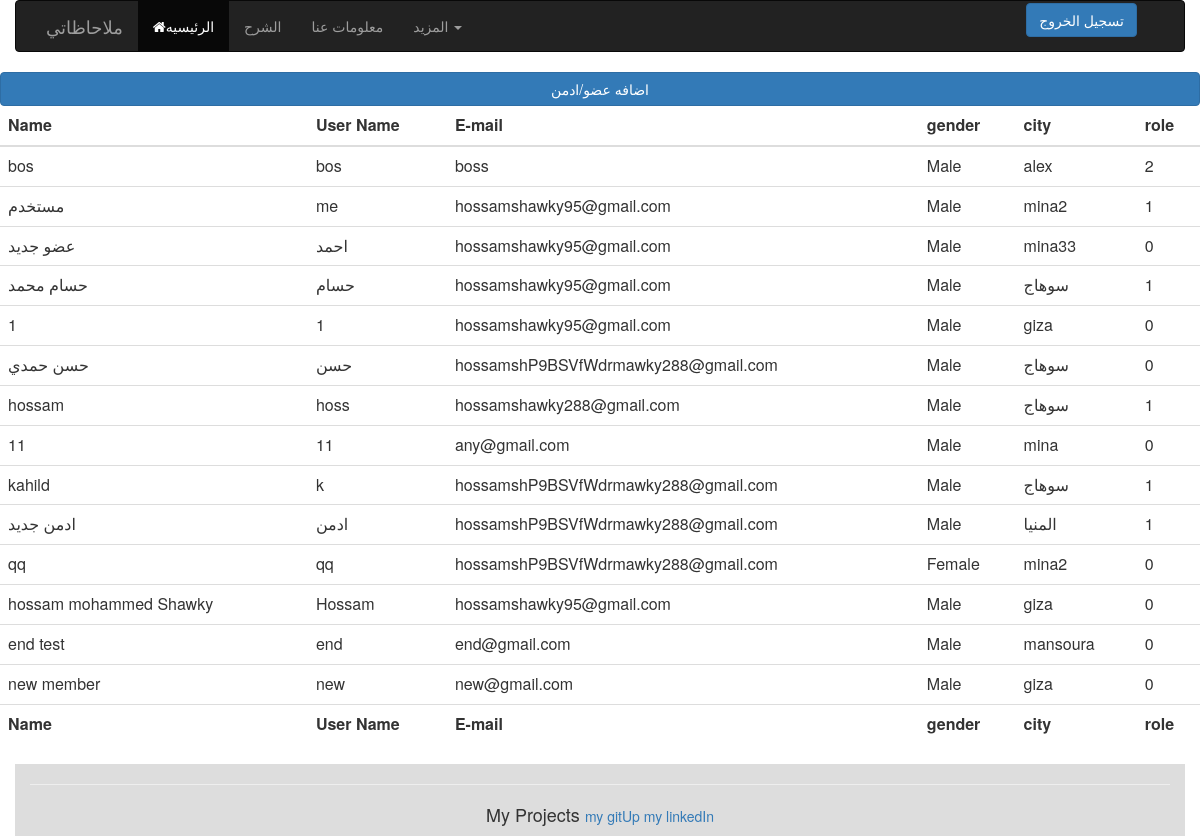
The page /admin/dashbord.php (signed in) on the database its author committed.
### tables this page shows
CREATE TABLE `users` (
  `user_id` int(11) NOT NULL,
  `name` varchar(255) NOT NULL,
  `user_name` varchar(255) NOT NULL,
  `password` varchar(20) NOT NULL,
  `email` varchar(50) NOT NULL,
  `gender` enum('Male','Female') NOT NULL,
  `city` varchar(100) NOT NULL,
  `role` int(1) NOT NULL DEFAULT '0'
);

### admin/dashbord.php (the view, shortened to what this page needs)
<?php
include '../include/nav.php';
if(isset($_SESSION['adminid']))
{
include '../include/connection.php';
echo "<a href='regist.php'><button class='btn btn-primary'>اضافه عضو/ادمن</button></a>";
$sql = $con->prepare("SELECT * FROM users");
$sql->execute();
$rows = $sql->fetchAll();
$count = $sql->rowCount();
if($count>0 && $_SESSION['adminrole'] == 2){
echo "
<table class='table'>
<thead>
	<th>Name</th>
	<th>User Name</th>
	<th>E-mail</th>
	<th>gender</th>
	<th>city</th>
	<th>role</th>
	<th>تحديث</th>
	<th>حذف</th>
</thead>
<tbody> ";
foreach($rows as $row)
{
echo "<tr>";
echo "<td>".$row['name']."</td>";
echo "<td>".$row['user_name']."</td>";
echo "<td>".$row['email']."</td>";
echo "<td>".$row['gender']."</td>";
echo "<td>".$row['city']."</td>";
echo "<td>".$row['role']."</td>";
echo "<td>"."<a href='updateuser.php?user_id=$row[user_id]'>تحديث</a>"."</td>";
echo "<td>"."<a href='deleteuser.php?id=$row[user_id]'>حذف</a>"."</td></tr>";
}
echo "</tbody>";
echo "
<tfoot>
	<th>Name</th>
	<th>User Name</th>
	<th>E-mail</th>
	<th>gender</th>
	<th>city</th>
	<th>role</th>
	<th>تحديث</th>
	<th>حذف</th>
</tfoot>
</table>";
}
elseif($count>0 && $_SESSION['adminrole'] == 1){
echo "
<table class='table'>
<thead>
	<th>Name</th>
	<th>User Name</th>
	<th>E-mail</th>
	<th>gender</th>
	<th>city</th>
	<th>role</th>
</thead>
<tbody> ";
foreach($rows as $row)
{
echo "<tr>";
echo "<td>".$row['name']."</td>";
echo "<td>".$row['user_name']."</td>";
echo "<td>".$row['email']."</td>";
echo "<td>".$row['gender']."</td>";
echo "<td>".$row['city']."</td>";
echo "<td>".$row['role']."</td>";
}
echo "</tbody>";
echo "
<tfoot>
	<th>Name</th>
	<th>User Name</th>
	<th>E-mail</th>
	<th>gender</th>
	<th>city</th>
	<th>role</th>
</tfoot>
</table>";
}
else
{
	echo "<h2 style='color:red'>NO Data Found!</h2>";
}
}
?>
<?php
include '../include/footer.php';
?>

### include/nav.php (shortened to what this page needs)
 <link rel="stylesheet" href="https://cdnjs.cloudflare.com/ajax/libs/font-awesome/4.7.0/css/font-awesome.min.css">
  <link rel="stylesheet" href="https://maxcdn.bootstrapcdn.com/bootstrap/3.4.0/css/bootstrap.min.css">
  <link rel="stylesheet" href="https://maxcdn.bootstrapcdn.com/bootstrap/3.4.0/css/bootstrap.min.css">
 <link rel="stylesheet" href="hover-min.css">
<nav class="navbar navbar-inverse container">
  <div class="container-fluid" style="float:left;">
    <div class="navbar-header">
      <a class="navbar-brand  hvr-buzz" href="#">ملاحاظاتي</a>
    </div>
    <ul class="nav navbar-nav">
      <li class="active "><a href="MyNotes/../index.php"><i class='fa fa-home'></i>الرئيسيه</a></li>
          <li><a href="#"> الشرح</a> </li>
         <li><a href=#>معلومات عنا</a></li>
      <li class="dropdown">
        <a class="dropdown-toggle" data-toggle="dropdown" href="#">المزيد
        <span class="caret"></span></a>
      </li>
    </ul>
  </div>
<div class="logs">
 <ul>
   <?php
if(isset($_SESSION['userid']) ||isset($_SESSION['adminrole'])||isset($_SESSION['adminid'])  )
                              {
                         echo "<li >";
                   echo "<button class='btn  btn-primary' ><a href='../logs/logout.php'>
                   تسجيل الخروج</a></button>";
                            echo "</li>";
                              }
            ?>
 </ul>
</div>
</nav>

### include/footer.php (shortened to what this page needs)
  <link rel="stylesheet" href="https://maxcdn.bootstrapcdn.com/bootstrap/3.4.0/css/bootstrap.min.css">
<link rel="stylesheet" type="text/css" href="bootstrap.min.css">
<footer class="container-fluid bg-4 text-center container">
  <hr style="text-align: center;color:red">
  <p>
    <h4 style="display: inline;">My Projects </h4 >
    <a href="https://github.com/hossamShawky/loginexample">my gitUp</a>
    <a href="https://github.com/hossamShawky/loginexample">my linkedIn</a>
  </p>
</footer>

### include/nav.php (style rules this page uses)
.logs { float: right; margin-right: 30px; }
.logs ul li { list-style: none; display: inline-block; margin: 2px; }
.logs ul li a { color: white; text-decoration: none; }

### include/footer.php (style rules this page uses)
.bg-4 { background-color: #ddd; }

### admin/dashbord.php (style rules this page uses)
.btn { width: 100% }

### rows shown on the page
users: name "bos", user_name "bos", email "boss", gender "Male", city "alex", role "2"
users: name "مستخدم", user_name "me", email "hossamshawky95@gmail.com", gender "Male", city "mina2", role "1"
users: name "عضو جديد", user_name "احمد", email "hossamshawky95@gmail.com", gender "Male", city "mina33", role "0"
users: name "حسام محمد", user_name "حسام", email "hossamshawky95@gmail.com", gender "Male", city "سوهاج", role "1"
users: name "1", user_name "1", email "hossamshawky95@gmail.com", gender "Male", city "giza", role "0"
users: name "حسن حمدي", user_name "حسن", email "hossamshP9BSVfWdrmawky288@gmail.com", gender "Male", city "سوهاج", role "0"
users: name "hossam", user_name "hoss", email "hossamshawky288@gmail.com", gender "Male", city "سوهاج", role "1"
users: name "11", user_name "11", email "any@gmail.com", gender "Male", city "mina", role "0"
users: name "kahild", user_name "k", email "hossamshP9BSVfWdrmawky288@gmail.com", gender "Male", city "سوهاج", role "1"
users: name "ادمن جديد", user_name "ادمن", email "hossamshP9BSVfWdrmawky288@gmail.com", gender "Male", city "المنيا", role "1"
users: name "qq", user_name "qq", email "hossamshP9BSVfWdrmawky288@gmail.com", gender "Female", city "mina2", role "0"
users: name "hossam mohammed Shawky", user_name "Hossam", email "hossamshawky95@gmail.com", gender "Male", city "giza", role "0"
users: name "end test", user_name "end", email "end@gmail.com", gender "Male", city "mansoura", role "0"
users: name "new member", user_name "new", email "new@gmail.com", gender "Male", city "giza", role "0"
